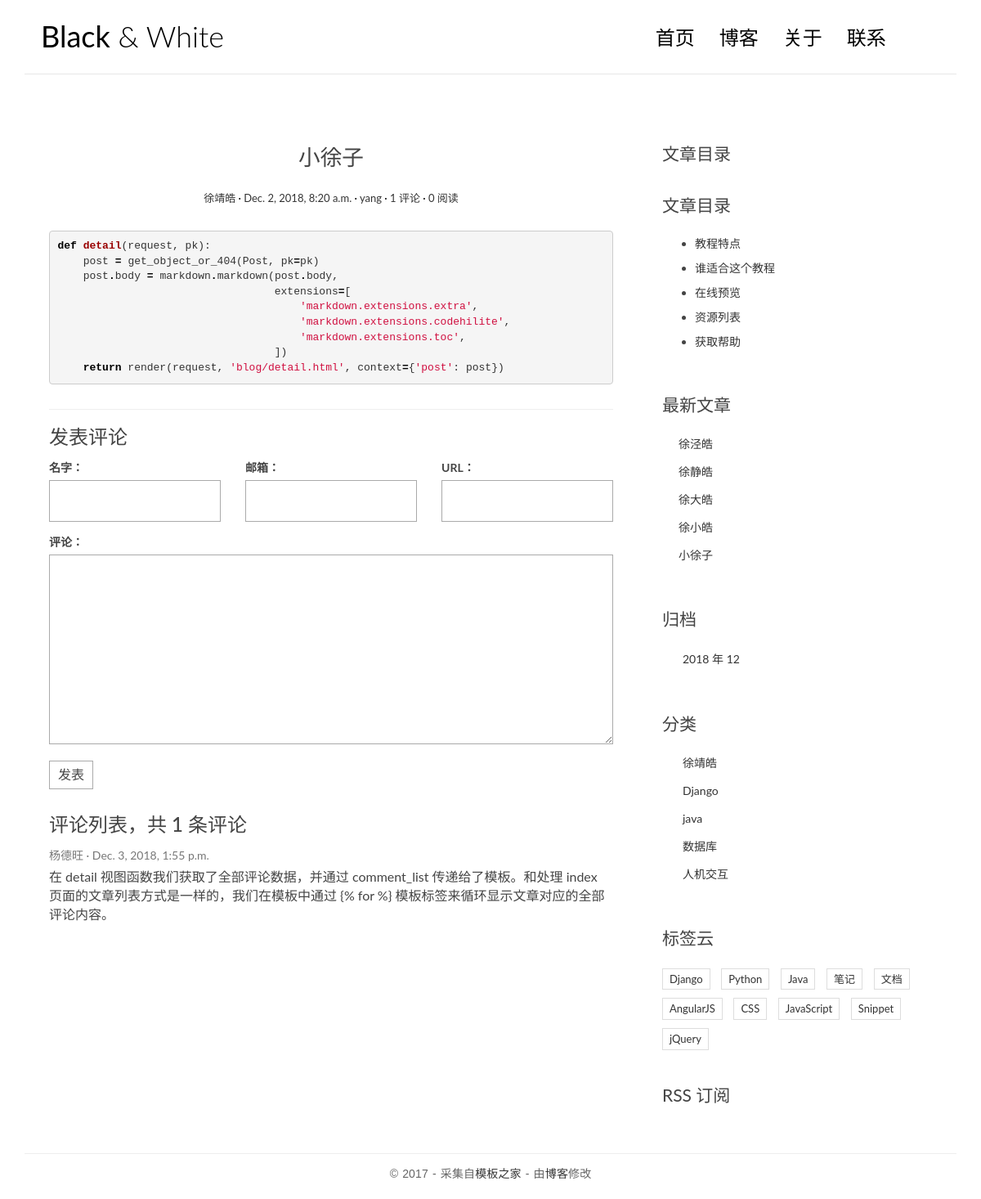
The app's page /post/2/ with its own data.
### blog/models.py (models this page shows, shortened)
@python_2_unicode_compatible
class Post(models.Model):
    title = models.CharField(max_length=70)
    body = models.TextField()
    created_time = models.DateTimeField()
    modified_time = models.DateTimeField()
    excerpt = models.CharField(max_length=200, blank=True)
    category = models.ForeignKey(Category, on_delete=models.CASCADE)
    tags = models.ManyToManyField(Tag, blank=True)
    author = models.ForeignKey(User, on_delete=models.CASCADE)
    views = models.PositiveIntegerField(default=0)
    def get_absolute_url(self):
        return reverse('blog:detail', kwargs={'pk': self.pk})
    class Meta:
        ordering = ['-created_time']

@python_2_unicode_compatible
class Category(models.Model):
    name = models.CharField(max_length=100)

### comments/models.py (models this page shows, shortened)
class Comment(models.Model):
    name = models.CharField(max_length=100)
    email = models.EmailField(max_length=255)
    url = models.URLField(blank=True)
    text = models.TextField()
    created_time = models.DateTimeField(auto_now_add=True)
    post = models.ForeignKey('blog.Post', on_delete=models.CASCADE)

### blog/views.py (the view)
# urls.py: url(r'^post/(?P<pk>[0-9]+)/$', views.detail, name='detail'),
def detail(request, pk):
    post = get_object_or_404(Post, pk=pk)
    post.body = markdown.markdown(post.body,
                                  extensions=[
                                      'markdown.extensions.extra',
                                      'markdown.extensions.codehilite',
                                      'markdown.extensions.toc',
                                  ])
    form = CommentForm()
    comment_list = post.comment_set.all()
    context = {
        'post': post,
        'form': form,
        'comment_list': comment_list
    }
    return render(request, 'blog/detail.html', context=context)

### templates/blog/detail.html (shortened to what this page needs)
{% extends 'base.html' %}
{% block main %}
    <article class="post post-1">
        <header class="entry-header">
            <h1 class="entry-title">{{ post.title }}</h1>
            <div class="entry-meta">
                <span class="post-category"><a href="{% url 'blog:category' post.category.pk %}">{{ post.category.name }}</a></span>
                <span class="post-date"><a href="#"><time class="entry-date"
                                                          datetime="{{ post.created_time }}">{{ post.created_time }}</time></a></span>
                <span class="post-author"><a href="#">{{ post.author }}</a></span>
                <span class="comments-link"><a href="{{ post.get_absolute_url }}#comment-area">{{ post.comment_set.count }} 评论</a></span>
                <span class="views-count"><a href="#">{{ post.views }} 阅读</a></span>
            </div>
        </header>
        <div class="entry-content clearfix">
            {{ post.body|safe }}
        </div>
    </article>
    <section class="comment-area" id="comment-area">
        <hr>
        <h3>发表评论</h3>
        <form action="{% url 'comments:post_comment' post.pk %}" method="post" class="comment-form">
            <div class="row">
                <div class="col-md-4">
                    <label for="{{ form.name.id_for_label }}">名字：</label>
                    {{ form.name }}
                </div>
                <div class="col-md-4">
                    <label for="{{ form.email.id_for_label }}">邮箱：</label>
                    {{ form.email }}
                </div>
                <div class="col-md-4">
                    <label for="{{ form.url.id_for_label }}">URL：</label>
                    {{ form.url }}
                </div>
                <div class="col-md-12">
                    <label for="{{ form.text.id_for_label }}">评论：</label>
                    {{ form.text }}
                    <button type="submit" class="comment-btn">发表</button>
                </div>
            </div>
        </form>
        <div class="comment-list-panel">
            <h3>评论列表，共 <span>{{ post.comment_set.count }}</span> 条评论</h3>
            <ul class="comment-list list-unstyled">
                {% for comment in comment_list %}
                    <li class="comment-item">
                        <span class="nickname">{{ comment.name }}</span>
                        <time class="submit-date"
                              datetime="{{ comment.created_time }}">{{ comment.created_time }}</time>
                        <div class="text">
                            {{ comment.text }}
                        </div>
                    </li>
                {% empty %}
                    暂无评论
                {% endfor %}
            </ul>
        </div>
    </section>
{% endblock main %}
{% block toc %}
    <div class="widget widget-content">
        <h3 class="widget-title">文章目录</h3>
        <h3 class="widget-title">文章目录</h3>
        <ul>
            <li>
                <a href="#">教程特点</a>
            </li>
            <li>
                <a href="#">谁适合这个教程</a>
            </li>
            <li>
                <a href="#">在线预览</a>
            </li>
            <li>
                <a href="#">资源列表</a>
            </li>
            <li>
                <a href="#">获取帮助</a>
            </li>
        </ul>
    </div>
{% endblock toc %}

### templates/base.html (shortened to what this page needs)
{% load staticfiles %}
{% load blog_tags %}
<!DOCTYPE html>
<html>
    <head>
        <link rel="stylesheet" href="http://code.ionicframework.com/ionicons/2.0.1/css/ionicons.min.css">
        <link rel="stylesheet" href="{% static 'css/bootstrap.min.css' %}">
        <link rel="stylesheet" href="{% static 'css/pace.css' %}">
        <link rel="stylesheet" href="{% static 'css/custom.css' %}">
        <link rel="stylesheet" href="{% static 'css/highlights/github.css' %}">
    </head>
    <body>
        <div class="container">
            <header id="site-header">
                <div class="row">
                    <div class="col-md-4 col-sm-5 col-xs-8">
                        <div class="logo">
                            <h1><a href="{% url 'blog:index' %}"><b>Black</b> &amp; White</a></h1>
                        </div>
                    </div>
                    <div class="col-md-8 col-sm-7 col-xs-4">
                        <nav class="main-nav" role="navigation">
                            <div class="collapse navbar-collapse" id="bs-example-navbar-collapse-1">
                                <ul class="nav navbar-nav navbar-right">
                                    <li class="cl-effect-11"><a href="{% url 'blog:index' %}" data-hover="首页">首页</a></li>
                                    <li class="cl-effect-11"><a href="../full-width.html" data-hover="博客">博客</a></li>
                                    <li class="cl-effect-11"><a href="../about.html" data-hover="关于">关于</a></li>
                                    <li class="cl-effect-11"><a href="../contact.html" data-hover="联系">联系</a></li>
                                </ul>
                            </div>
                        </nav>
                    </div>
                </div>
            </header>
        </div>
        <div class="content-body">
            <div class="container">
                <div class="row">
                    <main class="col-md-8">
                        {% block main %}
                        {% endblock main %}
                    </main>
                    <aside class="col-md-4">
                        {% block toc %}
                        {% endblock toc %}
                        <div class="widget widget-recent-posts">
                            <h3 class="widget-title">最新文章</h3>
                            {% get_recent_posts as recent_post_list %}
                            <ul>
                                {% for post in recent_post_list %}
                                    <li>
                                        <a href="{{ post.get_absolute_url }}">{{ post.title }}</a>
                                    </li>
                                {% empty %}
                                    暂无文章
                                {% endfor %}
                            </ul>
                        </div>
                        <div class="widget widget-archives">
                            <h3 class="widget-title">归档</h3>
                            {% archives as date_list %}
                            <ul>
                                {% for date in date_list %}
                                <li>
                                    <a href="{% url 'blog:archives' date.year date.month %}">{{ date.year }} 年 {{ date.month }}</a>
                                </li>
                                {% empty %}
                                    暂无归档！
                                {% endfor %}
                            </ul>
                        </div>
                        <div class="widget widget-category">
                            <h3 class="widget-title">分类</h3>
                            {% get_categories as category_list %}
                            <ul>
                                {% for category in category_list %}
                                    <li>
                                        <a href="{% url 'blog:category' category.pk %}">{{ category.name }}  </a>
                                    </li>
                                {% empty %}
                                    暂无分类！
                                {% endfor %}
                            </ul>
                        </div>
                        <div class="widget widget-tag-cloud">
                            <h3 class="widget-title">标签云</h3>
                            <ul>
                                <li>
                                    <a href="#">Django</a>
                                </li>
                                <li>
                                    <a href="#">Python</a>
                                </li>
                                <li>
                                    <a href="#">Java</a>
                                </li>
                                <li>
                                    <a href="#">笔记</a>
                                </li>
                                <li>
                                    <a href="#">文档</a>
                                </li>
                                <li>
                                    <a href="#">AngularJS</a>
                                </li>
                                <li>
                                    <a href="#">CSS</a>
                                </li>
                                <li>
                                    <a href="#">JavaScript</a>
                                </li>
                                <li>
                                    <a href="#">Snippet</a>
                                </li>
                                <li>
                                    <a href="#">jQuery</a>
                                </li>
                            </ul>
                        </div>
                        <div class="rss">
                            <a href=""> RSS 订阅</a>
                        </div>
                    </aside>
                </div>
            </div>
        </div>
        <footer id="site-footer">
            <div class="container">
                <div class="row">
                    <div class="col-md-12">
                        <p class="copyright">&copy 2017 - 采集自<a href="http://www.cssmoban.com/"
                                                                target="_blank" title="模板之家">模板之家</a>
                            - 由<a href="http://zmrenwu.com/" title="网页模板" target="_blank">博客</a>修改
                        </p>
                    </div>
                </div>
            </div>
        </footer>
    </body>
</html>

### records on screen
Post: title "小徐子", category.name "徐靖皓", created_time "Dec. 2, 2018, 8:20 a.m.", author "yang", comment_set.count "1", views "0", body "def detail ( request , pk ): post = get_object_or_404 ( Post , pk = pk ) post . body = markdown . markdown ( post . body , extensions = [ 'markdown.extensions.extra' , 'markdown.extensions.codehilite' , 'markdown.extensions.toc' , ]) return render ( request , 'blog/detail.html' , context = { 'post' : post })"
Comment: name "杨德旺", created_time "Dec. 3, 2018, 1:55 p.m.", text "在 detail 视图函数我们获取了全部评论数据，并通过 comment_list 传递给了模板。和处理 index 页面的文章列表方式是一样的，我们在模板中通过 {% for %} 模板标签来循环显示文章对应的全部评论内容。"
Post: title "徐泾皓"
Post: title "徐静皓"
Post: title "徐大皓"
Post: title "徐小皓"
Category: name "徐靖皓"
Category: name "Django"
Category: name "java"
Category: name "数据库"
Category: name "人机交互"

### other values on screen
{{ date.year }} "2018"
{{ date.month }} "12"
